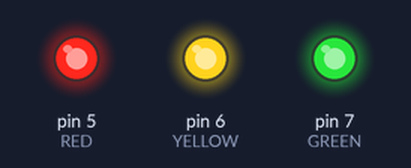
This sketch was run on a simulated Arduino Uno, built with avr-gcc and run on an emulated ATmega328P. On the bench: output pins drawn as LEDs (lit = HIGH).

Above: at 0.09 s.
At 0.69 s:
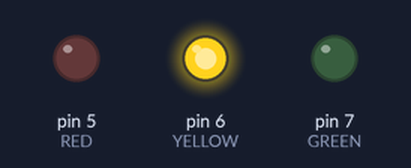
At 0.84 s:
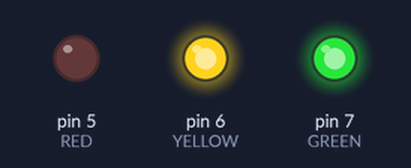
At 1.08 s:
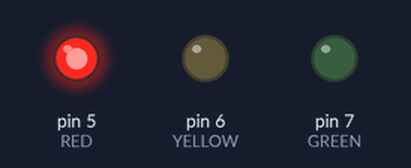
At 1.42 s:
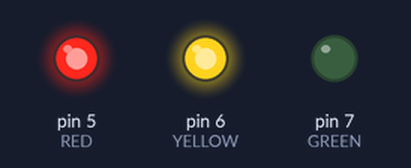
At 2.82 s:
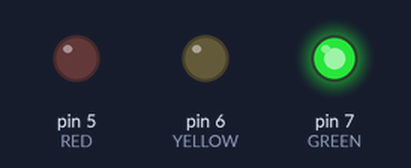
Timing chart, 0 to 3.1 s (numbered marks = the images above):
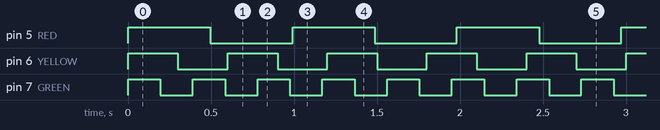

Measured:
- by itself, pin 5 (RED): alternates HIGH for 0.50 s and LOW for 0.50 s
- by itself, pin 6 (YELLOW): alternates HIGH for 0.30 s and LOW for 0.30 s
- by itself, pin 7 (GREEN): alternates HIGH for 0.20 s and LOW for 0.20 s

The sketch:

changing_task_priority.ino
```cpp
#include<Arduino_FreeRTOS.h>

#define GREEN 7
#define YELLOW 6
#define RED 5

typedef int TaskProfiler;

TaskProfiler GreenLedProfiler;
TaskProfiler YellowLedProfiler;
TaskProfiler RedLedProfiler;

TaskHandle_t green_Handle,yellow_Handle,red_Handle;

 void setup()
 {

  xTaskCreate(greenLedControllerTask, "Green Led Task",100,NULL,1,&green_Handle);
  xTaskCreate(yellowLedControllerTask, "Yellow Led Task",100,NULL,1,&yellow_Handle);
  xTaskCreate(redLedControllerTask, "Red Led Task",100,NULL,1,&red_Handle);

 }

void greenLedControllerTask(void *pvParameters)
{
  pinMode(GREEN,OUTPUT);
  while(1)
  {
    digitalWrite(GREEN,digitalRead(GREEN)^1);
    vTaskDelay(200/portTICK_PERIOD_MS);

  }
}

void yellowLedControllerTask(void *pvParameters)
{
  pinMode(YELLOW,OUTPUT);
  while(1)
  {
    digitalWrite(YELLOW,digitalRead(YELLOW)^1);
    vTaskDelay(300/portTICK_PERIOD_MS);

  }
}

void redLedControllerTask(void *pvParameters)
{
  pinMode(RED,OUTPUT);
  while(1)
  {
    digitalWrite(RED,digitalRead(RED)^1);
    vTaskPrioritySet(green_Handle,2);
   vTaskDelay(500/portTICK_PERIOD_MS);


  }
}

void loop()
{
}
```
